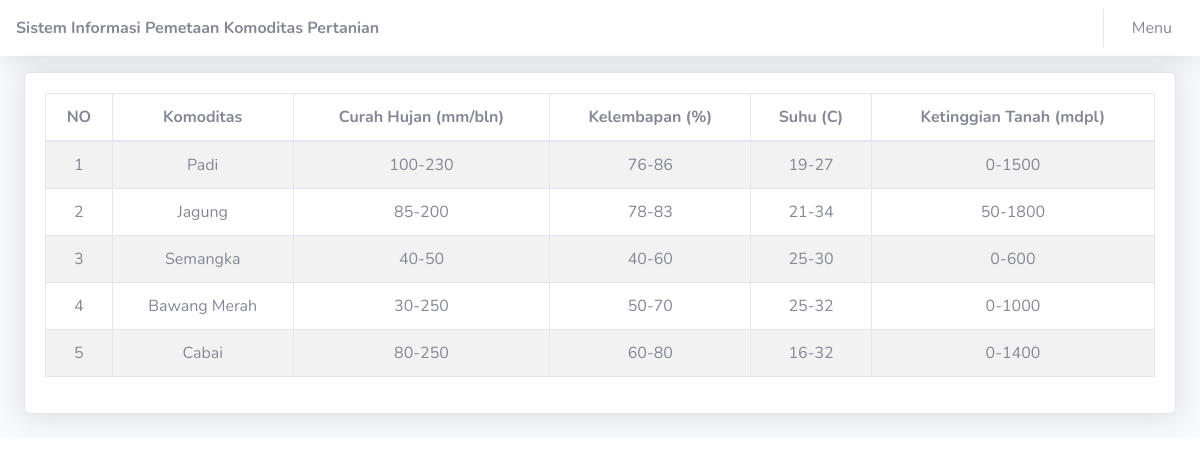
/index.php/beranda/komoditas, run on an earlier commit of the app's database.
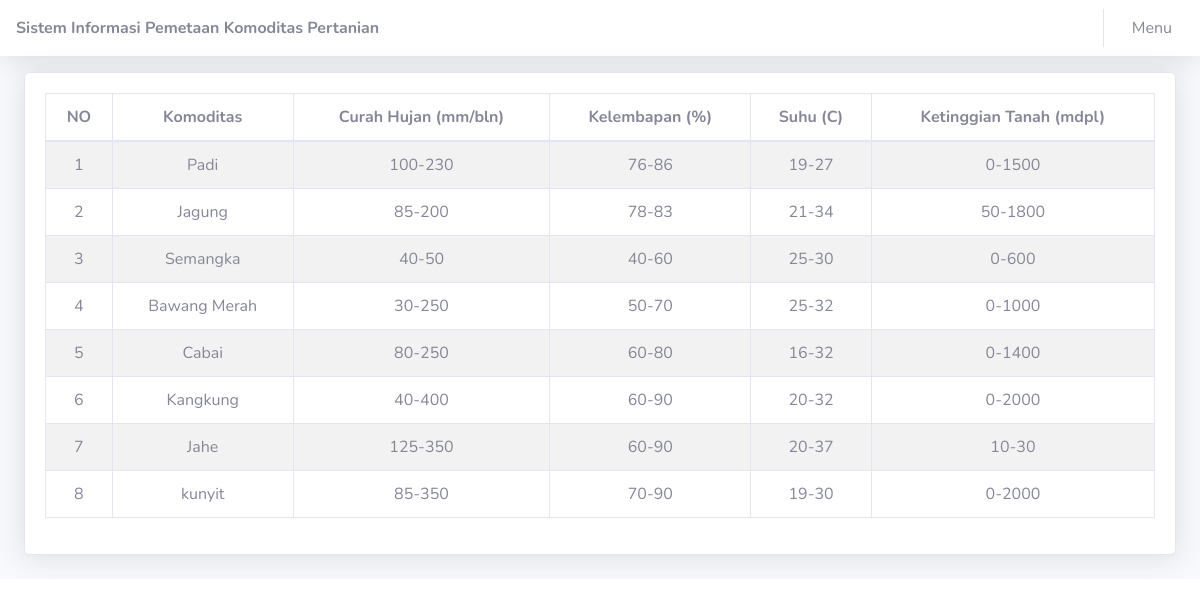
And on a later commit of the database.
### tables this page shows
CREATE TABLE `syarat` (
  `ID` int(11) NOT NULL,
  `Komoditas` varchar(255) NOT NULL,
  `HujanMin` int(11) NOT NULL,
  `HujanMax` int(11) NOT NULL,
  `KelembapanMin` int(11) NOT NULL,
  `KelembapanMax` int(11) NOT NULL,
  `SuhuMin` int(11) NOT NULL,
  `SuhuMax` int(11) NOT NULL,
  `TanahMin` int(11) NOT NULL,
  `TanahMax` int(11) NOT NULL
);

### application/controllers/Beranda.php (called while the page is built, shortened)
<?php
class Beranda extends CI_Controller
{
    public function komoditas(){
        $this->load->model('TabelModel');
        $data['tabel'] = $this->TabelModel->ambil_data()->result();
        $this->load->view('komoditas',$data);
	}
}

### index.php (called while the page is built, shortened)
<?php
require_once BASEPATH.'core/CodeIgniter.php';

### application/models/TabelModel.php (called while the page is built, shortened)
<?php
class TabelModel extends CI_Model
{
    public function ambil_data(){
        return $this->db->get('syarat');
    }
}

### application/views/komoditas.php (the view, shortened to what this page needs)
<html lang="en">
<head>
    <link href="<?php echo base_url() ?>asset/vendor/fontawesome-free/css/all.min.css" rel="stylesheet" type="text/css">
    <link href='https://api.mapbox.com/mapbox-gl-js/v2.9.1/mapbox-gl.css' rel='stylesheet' />
    <link href="https://api.mapbox.com/mapbox-gl-js/v2.9.2/mapbox-gl.css" rel="stylesheet">
    <link href="<?php echo base_url() ?>asset/css/sb-admin-2.min.css" rel="stylesheet">
    <link href="<?php echo base_url() ?>asset/style.css" rel="stylesheet">
</head>
<body id="page-top">
    <div id="wrapper">
        <div id="content-wrapper" class="d-flex flex-column">
            <div id="content">
                <nav class="navbar navbar-expand navbar-light bg-white topbar mb-3 static-top shadow">
                    <span class="font-weight-bold text-gray-600 medium">Sistem Informasi Pemetaan Komoditas Pertanian</span>
                    <ul class="navbar-nav ml-auto">
                        <li class="nav-item dropdown no-arrow">
                            <a class="nav-link dropdown-toggle" href="#" id="userDropdown" role="button" data-toggle="dropdown" aria-haspopup="true" aria-expanded="false">
                                <span class="text-gray-600 medium">Menu</span>
                            </a>
                        </li>
                    </ul>
                </nav>
                <div class="container-fluid">
                    <div class="card shadow mb-4">
                        <div class="card-body">
                            <div class="table-responsive">
                                <table class="table table-bordered table-striped table-hover text-center" id="dataTable" width="100%" cellspacing="0">
                                    <thead>
                                        <tr>
                                            <th>NO</th>
                                            <th>Komoditas</th>
                                            <th>Curah Hujan (mm/bln)</th>
                                            <th>Kelembapan (%)</th>
                                            <th>Suhu (C)</th>
                                            <th>Ketinggian Tanah (mdpl)</th>
                                        </tr>
                                    </thead>
                                    <tbody>
                                        <?php foreach ($tabel as $key => $tes) { ?>
                                            <tr>
                                                <td><?= $key + 1 ?></td>
                                                <td><?php echo $tes->Komoditas ?></td>
                                                <td><?php echo $tes->HujanMin . "-" . $tes->HujanMax ?></td>
                                                <td><?php echo $tes->KelembapanMin . "-" . $tes->KelembapanMax ?></td>
                                                <td><?php echo $tes->SuhuMin . "-" . $tes->SuhuMax ?></td>
                                                <td><?php echo $tes->TanahMin . "-" . $tes->TanahMax ?></td>
                                            </tr>
                                        <?php } ?>
                                    </tbody>
                                </table>
                            </div>
                        </div>
                    </div>
                </div>
            </div>
        </div>
    </div>
</body>
</html>

What changed in the data, as far as the page shows it:
added syarat: Komoditas "Kangkung", HujanMin "40", HujanMax "400", KelembapanMin "60", KelembapanMax "90", SuhuMin "20", SuhuMax "32", TanahMin "0", TanahMax "2000"
added syarat: Komoditas "Jahe", HujanMin "125", HujanMax "350", KelembapanMin "60", KelembapanMax "90", SuhuMin "20", SuhuMax "37", TanahMin "10", TanahMax "30"
added syarat: Komoditas "kunyit", HujanMin "85", HujanMax "350", KelembapanMin "70", KelembapanMax "90", SuhuMin "19", SuhuMax "30", TanahMin "0", TanahMax "2000"
